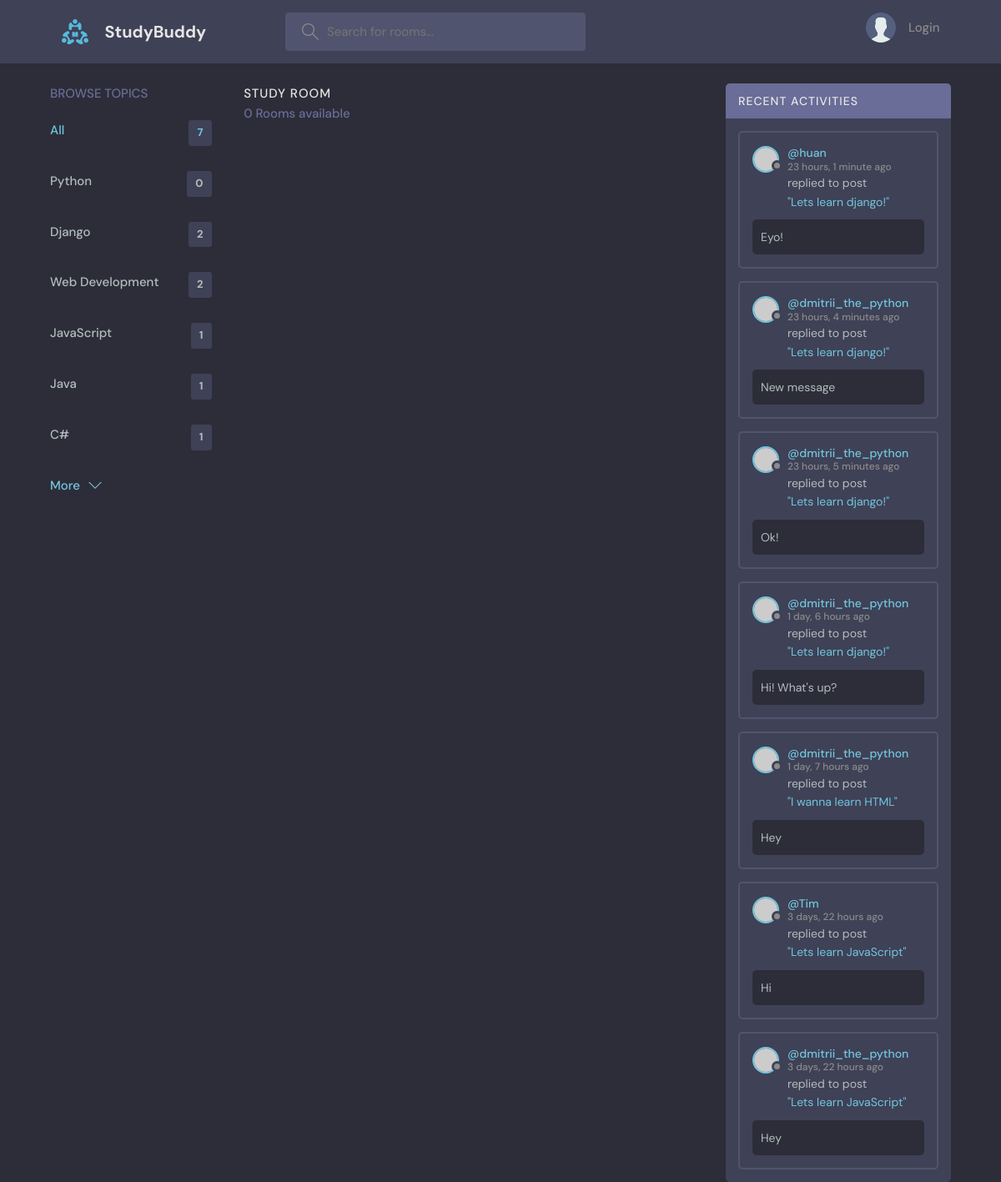
The page /?topic=Python on the database its author committed.
### base/models.py (models this page shows, shortened)
class Topic(models.Model):
    name = models.CharField(max_length=200)

class Message(models.Model):
    user = models.ForeignKey(User, on_delete=models.CASCADE)
    room = models.ForeignKey(Room, on_delete=models.CASCADE)
    body = models.TextField()
    updated = models.DateTimeField(auto_now=True)
    created = models.DateTimeField(auto_now_add=True)
    class Meta:
        ordering = ['-updated', '-created']

class Room(models.Model):
    host = models.ForeignKey(User, on_delete=models.SET_NULL, null=True)
    topic = models.ForeignKey(Topic, on_delete=models.SET_NULL, null=True)
    name = models.CharField(max_length=200)
    description = models.TextField(null=True, blank=True)
    participants = models.ManyToManyField(User, related_name='participants', blank=True)
    updated = models.DateTimeField(auto_now=True)
    created = models.DateTimeField(auto_now_add=True)
    class Meta:
        ordering = ['-updated', '-created']
    def __str__(self):
        return self.name

### base/views.py (the view)
# urls.py: path('', views.home, name='home'),
def home(request):
    q = request.GET.get('q')
    if q is None:
        q = ''
    rooms = Room.objects.filter(
        Q(topic__name__icontains=q) |
        Q(name__icontains=q) |
        Q(description__icontains=q)
    )
    topic_filter = request.GET.get('topic')
    if topic_filter is not None:
        rooms = rooms.filter(topic__name__iexact=topic_filter)
    topics = Topic.objects.all()
    total_rooms_count = Room.objects.count()
    recent_messages = Message.objects.filter(Q(room__topic__name__icontains=q))
    context = {
        'rooms': rooms,
        'total_rooms_count': total_rooms_count,
        'topics': topics,
        'recent_messages': recent_messages,
    }
    return render(request, 'base/home.html', context)

### base/templates/base/home.html (shortened to what this page needs)
{% extends 'base/main.html' %}
{% block content %}
    <main class="layout layout--3">
        <div class="container">
            {% include 'base/topics_component.html' %}
            <div class="roomList">
                <div class="roomList__header">
                    <div>
                        <h2>Study Room</h2>
                        <p>{{ rooms.count }} Rooms available</p>
                    </div>
                </div>
            </div>
            {% include 'base/activity_component.html' %}
        </div>
    </main>
{% endblock content %}

### base/templates/base/topics_component.html
<div class="topics">
    <div class="topics__header">
        <h2>Browse Topics</h2>
    </div>
    <ul class="topics__list">
        <li>
            <a href="{% url 'home' %}" class="active">All <span>{{ total_rooms_count }}</span></a>
        </li>
        {% for topic in topics|slice:"0:10" %}
            <li>
                <a href="{% url 'home' %}?topic={{ topic.name }}">{{ topic.name }} <span>{{ topic.room_set.count }}</span></a>
            </li>
        {% endfor %}
    </ul>
    <a class="btn btn--link" href="{% url 'topics' %}">
        More
        <svg version="1.1" xmlns="http://www.w3.org/2000/svg" width="32" height="32" viewBox="0 0 32 32">
            <title>chevron-down</title>
            <path d="M16 21l-13-13h-3l16 16 16-16h-3l-13 13z"></path>
        </svg>
    </a>
</div>

### base/templates/base/activity_component.html (shortened to what this page needs)
<div class="activities">
    <div class="activities__header">
        <h2>Recent Activities</h2>
    </div>
    {% for message in recent_messages %}
        <div class="activities__box">
            <div class="activities__boxHeader roomListRoom__header">
                <a href="{% url 'user-profile' message.user.id %}" class="roomListRoom__author">
                    <div class="avatar avatar--small">
                        <img src="https://randomuser.me/api/portraits/women/11.jpg" alt=""/>
                    </div>
                    <p>
                        @{{ message.user.username }}
                        <span>{{ message.updated|timesince }} ago</span>
                    </p>
                </a>
            </div>
            <div class="activities__boxContent">
                <p>replied to post <a href="{% url 'room' message.room.id %}">"{{ message.room }}"</a></p>
                <div class="activities__boxRoomContent">
                    {{ message.body|slice:"0:50" }}{% if message.body|length > 50 %}...{% endif %}
                </div>
            </div>
        </div>
    {% endfor %}
</div>

### base/static/base/styles/style.css (style rules this page uses)
:root { --color-main: #71c6dd; --color-main-light: #e1f6fb; --color-dark: #3f4156; --color-dark-medium: #51546e; --color-dark-light: #696d97; --color-light: #e5e5e5; --color-gray: #8b8b8b; --color-light-gray: #b2bdbd; --color-bg: #2d2d39; --color-success: #5dd693; --color-error: #fc4b0b; }
* { font-family: "DM Sans", -apple-system, BlinkMacSystemFont, "Segoe UI", Roboto, Oxygen, Ubuntu, Cantarell, "Open Sans", "Helvetica Neue", sans-serif; margin: 0; padding: 0; box-sizing: border-box; text-rendering: optimizeLegibility; font-size: inherit; }
html { font-size: 56.25%; }
@media only screen and (min-width: 1200px) { html { font-size: 62.5%; } }
body { line-height: 1.6; font-weight: 400; font-size: 1.5rem; color: var(--color-light-gray); background-color: var(--color-bg); min-height: 100vh; }
img { width: 100%; }
a { display: inline-block; color: var(--color-main); text-decoration: none; }
.container { max-width: 120rem; width: 90%; margin: auto; }
.btn { background-color: transparent; border: none; display: inline-flex; align-items: center; gap: 1rem; cursor: pointer; transition: all ease-in-out 0.3s; padding: 1rem 2rem; border-radius: 5px; box-shadow: 1px 1px 3px 1px rgba(0, 0, 0, 0.15); font-weight: 500; }
.btn--link { border-radius: 0; padding: 0; color: var(--color-main); box-shadow: none; }
.btn > svg { fill: currentColor; width: 1.6rem; height: 1.6rem; }
.avatar { position: relative; display: inline-block; border-radius: 50%; border: 2px solid var(--color-main); }
.avatar img { display: block; border-radius: 50%; object-fit: cover; object-position: center; }
.avatar::after { content: ""; display: block; position: absolute; background-color: var(--color-gray); z-index: 111; border-radius: 50%; border: 0.3rem solid var(--color-dark); }
.avatar.avatar--small img { width: 2.8rem; height: 2.8rem; }
.avatar.avatar--small:after { width: 0.7rem; height: 0.7rem; bottom: 0px; right: -6px; }
.layout { margin-top: 2.4rem; }
.layout > .container { display: flex; justify-content: space-between; align-items: flex-start; }
.layout--3 > .container > div:first-child { flex-basis: 18%; max-width: 22.5rem; }
.layout--3 > .container > div:nth-child(2) { flex-basis: 50%; }
.layout--3 > .container > div:last-child { flex-basis: 25%; }
.topics__header { margin-bottom: 2rem; }
.topics__header h2 { text-transform: uppercase; font-weight: 500; color: var(--color-dark-light); }
.topics__list { list-style: none; }
.topics__list li a { display: flex; justify-content: space-between; margin-bottom: 3rem; font-weight: 500; color: var(--color-light-gray); transition: all 0.3s ease-in-out; }
.topics__list li a.active, .topics__list li a:hover { color: var(--color-main); }
.topics__list li a span { padding: 0.5rem 1rem; background-color: var(--color-dark); border-radius: 3px; font-size: 1.3rem; font-weight: 700; letter-spacing: 1px; }
.roomList__header { display: flex; justify-content: space-between; align-items: center; margin-bottom: 2.4rem; }
.roomList__header h2 { text-transform: uppercase; font-weight: 500; color: var(--color-light); letter-spacing: 1px; }
.roomList__header p { font-weight: 500; color: var(--color-dark-light); }
.roomListRoom__header { display: flex; justify-content: space-between; align-items: center; }
.roomListRoom__author { font-weight: 500; display: flex; align-items: center; gap: 1rem; }
.activities { background: var(--color-dark); border-radius: 5px; overflow: hidden; }
.activities__header h2 { background-color: var(--color-dark-light); text-transform: uppercase; font-weight: 500; padding: 1rem 1.5rem; color: var(--color-light); letter-spacing: 1px; font-size: 1.4rem; }
.activities__box { margin: 1.5rem; padding: 1.5rem; border: 2px solid var(--color-dark-medium); border-radius: 5px; }
.activities__boxHeader p { font-size: 1.4rem; line-height: 1.3; }
.activities__boxHeader p span { color: var(--color-gray); font-size: 1.2rem; display: block; }
.activities__boxContent { margin-left: 4.2rem; }
.activities__boxContent { font-size: 1.4rem; }
.activities__boxRoomContent { background: var(--color-bg); padding: 1rem; border-radius: 5px; margin-top: 1rem; margin-left: -4.2rem; }

### rows shown on the page
Topic: name "Python", room_set.count "0"
Topic: name "Django", room_set.count "2"
Topic: name "Web Development", room_set.count "2"
Topic: name "JavaScript", room_set.count "1"
Topic: name "Java", room_set.count "1"
Topic: name "C#", room_set.count "1"
Message: user.username "huan", updated "23 hours, 1 minute", room "Lets learn django!", body "Eyo!"
Message: user.username "dmitrii_the_python", updated "23 hours, 4 minutes", room "Lets learn django!", body "New message"
Message: user.username "dmitrii_the_python", updated "23 hours, 5 minutes", room "Lets learn django!", body "Ok!"
Message: user.username "dmitrii_the_python", updated "1 day, 6 hours", room "Lets learn django!", body "Hi! What's up?"
Message: user.username "dmitrii_the_python", updated "1 day, 7 hours", room "I wanna learn HTML", body "Hey"
Message: user.username "Tim", updated "3 days, 22 hours", room "Lets learn JavaScript", body "Hi"
Message: user.username "dmitrii_the_python", updated "3 days, 22 hours", room "Lets learn JavaScript", body "Hey"

### other values the page prints
{{ total_rooms_count }} "7"
{{ rooms.count }} "0"
